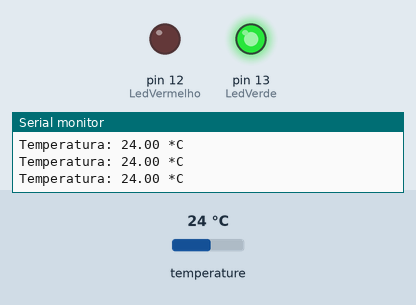
Simulated run of this sketch. Board: Arduino Uno, built with avr-gcc and run on an emulated ATmega328P. Parts: output pins drawn as LEDs (lit = HIGH), the last lines printed to the serial monitor. The test bench sets the inputs (shaded band); at power-on: temperature 24 °C.

Above: at 1.3 s.
1.4 s: temperature set to 28 °C
4.4 s: temperature set to 31 °C
At 5.2 s:
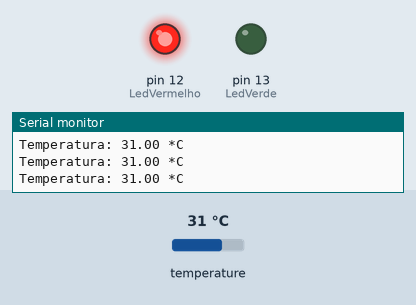
5.9 s: temperature set to 12 °C
At 6.6 s:
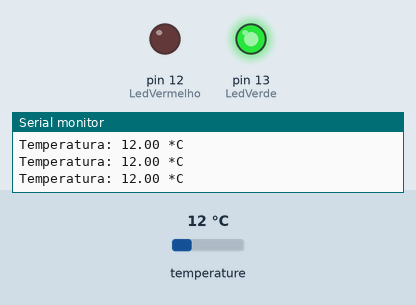
8.9 s: temperature set to 33 °C
At 9.7 s:
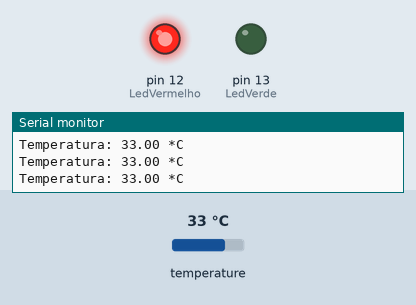
Timing chart, 0 to 11.9 s (numbered marks = the images above; inputs shaded):
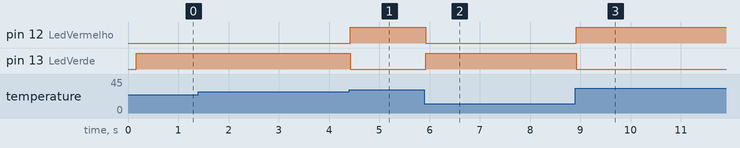

Measured:
- the behaviour switches between 29 and 30 °C on temperature (found by bisection; images 0 and 1)
- after the input at 4.4 s, pin 12 (LedVermelho): LOW → HIGH at once; pin 13 (LedVerde): HIGH → LOW at once
- after the input at 5.9 s, pin 12 (LedVermelho): HIGH → LOW at once; pin 13 (LedVerde): LOW → HIGH at once
- after the input at 8.9 s, pin 12 (LedVermelho): LOW → HIGH at once; pin 13 (LedVerde): HIGH → LOW at once

The sketch:

codigo.ino
```cpp
#include <Adafruit_Sensor.h>                       // Biblioteca DHT Sensor Adafruit

#include <DHT.h>

#include <DHT_U.h>


// selecione um sensor, retirando o comentário - duas barras

#define DHTTYPE    DHT11                           // Sensor DHT11

//#define DHTTYPE      DHT22                       // Sensor DHT22 ou AM2302


#define DHTPIN 2                                   // Pino do Arduino conectado no Sensor(Data)

DHT_Unified dht(DHTPIN, DHTTYPE);                  // configurando o Sensor DHT - pino e tipo

uint32_t delayMS;                                  // variável para atraso no tempo

const int LedVerde = 13;
const int LedVermelho = 12;

void setup()

{

  Serial.begin(9600);
  pinMode(LedVerde,OUTPUT);
  pinMode(LedVermelho,OUTPUT);

  dht.begin();                                    // inicializa a função

  Serial.println("Usando o Sensor DHT");

  sensor_t sensor;

  dht.temperature().getSensor(&sensor);           // imprime os detalhes do Sensor de Temperatura

  Serial.println("------------------------------------");

  Serial.println("Temperatura");

  Serial.print  ("Sensor:       "); Serial.println(sensor.name);

  Serial.print  ("Valor max:    "); Serial.print(sensor.max_value); Serial.println(" *C");

  Serial.print  ("Valor min:    "); Serial.print(sensor.min_value); Serial.println(" *C");

  Serial.print  ("Resolucao:   "); Serial.print(sensor.resolution); Serial.println(" *C");

  Serial.println("------------------------------------");

  delayMS = sensor.min_delay / 1000;            // define o atraso entre as leituras

}


void loop()

{

  delay(delayMS);                               // atraso entre as medições

  sensors_event_t event;                        // inicializa o evento da Temperatura

  dht.temperature().getEvent(&event);           // faz a leitura da Temperatura

  if (isnan(event.temperature))                 // se algum erro na leitura

  {

    Serial.println("Erro na leitura da Temperatura!");

  }

  else  // senão

  {

    Serial.print("Temperatura: ");              // imprime a Temperatura

    Serial.print(event.temperature);

    Serial.println(" *C");

  }

  if ( float t = event.temperature >= 30.0){ // se a temperatura for maior ou igual a 30ºC, uma alta temperatura acende o Led Vermelho e apaga o Led Verde

   digitalWrite(LedVermelho, HIGH);
   digitalWrite(LedVerde, LOW);
  }else{ // senao, ou seja, a temperatura for menor que 30ºC, uma temperatura ok acende o Led Verde e apaga o Led Vermelho
   digitalWrite(LedVermelho, LOW);
   digitalWrite(LedVerde, HIGH);

  }

}
```
